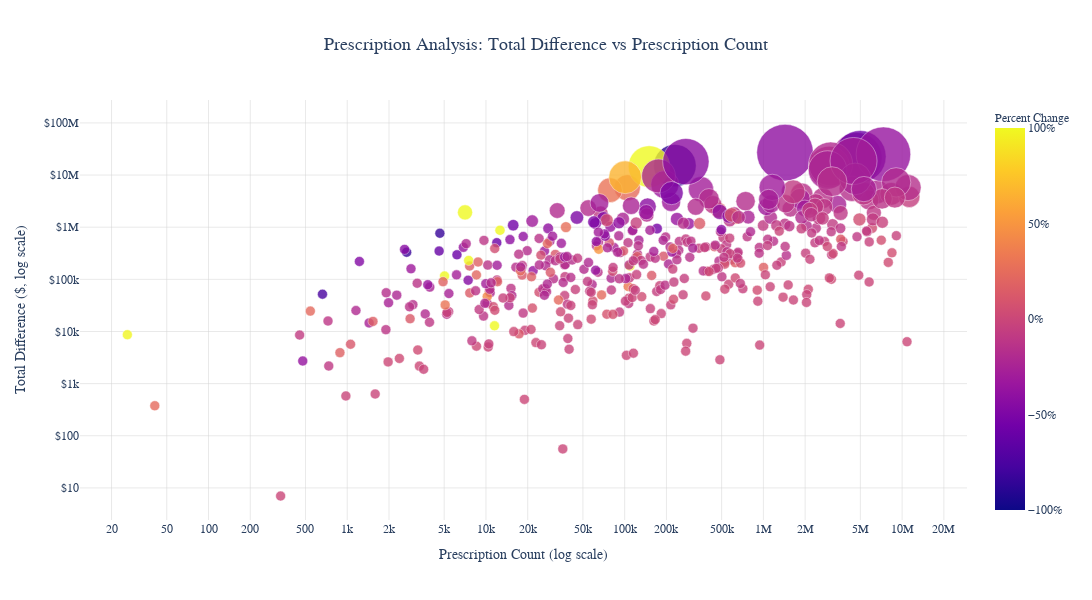

Here is the notebook cell this chart was saved with:
### Code cell
date_id = 120
state_filter = 'XX'  # Example state filter, replace with actual state code if needed
df = fetch_data(date_id, 'XX', 'product_group').collect()

def scatter_plot(df):
    fig = px.scatter(
        df,
        x='rx_count',
        y='total_diff_abs',
        size='total_diff_abs',
        color='percent_change',
        title='Prescription Analysis: Total Difference vs Prescription Count',
        log_x=True,
        log_y=True,
        size_max=40,
    )

    # Custom hovertemplate
    hovertemplate = (
        "<b>Product:</b> %{customdata[0]}<br>"
        "<b>Classification:</b> %{customdata[1]}<br>"
        "<b>Avg Unit Change:</b> %{customdata[2]:$.2f}<br>"
        "<b>Avg New NADAC:</b> %{customdata[3]:$.2f}<br>"
        "<b>Avg Old NADAC:</b> %{customdata[4]:$.2f}<br>"
        "<b>Total Diff:</b> %{customdata[5]:$,.0f}<br>"
        "<b>Avg Diff Per Rx:</b> %{customdata[6]:$.2f}<br>"
        "<b>Rx Count:</b> %{customdata[7]:,.0f}<br>"
        "<b>Units:</b> %{customdata[8]:,.0f}<br>"
        "<b>Avg Percent Change:</b> %{customdata[9]:.1%}<br>"
        "<extra></extra>"
    )

    # Prepare customdata for hovertemplate
    fig.update_traces(
        customdata=df[[
            'product_group',
            'classification',
            'avg_unit_change',
            'avg_new_nadac',
            'avg_old_nadac',
            'total_diff',
            'diff_per_rx',
            'rx_count',
            'units',
            'percent_change'
        ]].to_numpy(),
        hovertemplate=hovertemplate,
        marker={
            'sizemin': 5,
            'line': {'width': 0.5, 'color': 'white'},
            'opacity': 0.8
        },
    )

    fig.update_layout(
        title={
            'text': 'Prescription Analysis: Total Difference vs Prescription Count',
            'x': 0.5,
            'xanchor': 'center',
            'font': {'size': 18, 'family': 'Arial, sans-serif'}
        },
        xaxis={
            'title': {'text': 'Prescription Count (log scale)', 'font': {'size': 14}},
            'tickformat': '~s',
            'gridcolor': 'lightgray',
            'gridwidth': 0.5
        },
        yaxis={
            'title': {'text': 'Total Difference ($, log scale)', 'font': {'size': 14}},
            'tickformat': '$~s',
            'gridcolor': 'lightgray',
            'gridwidth': 0.5
        },
        coloraxis_colorbar={
            'title': {'text': 'Percent Change', 'font': {'size': 12}},
            'tickformat': '.0%',
        },
        coloraxis={
            'cmin': -1,
            'cmax': 1,
            'colorbar': {
                'title': {'text': 'Percent Change', 'font': {'size': 12}},
                'tickformat': '.0%',
            }
        },
        # coloraxis_colorbar={
        #     'title': {'text': 'Total Difference ($)', 'font': {'size': 12}},
        #     'tickformat': '$~s'
        # },
        plot_bgcolor='white',
        paper_bgcolor='white',
        font={'family': 'Arial, sans-serif', 'size': 12},
        margin={'l': 80, 'r': 80, 't': 100, 'b': 80},
        width=1200,
        height=600
    )

    return fig

scatter_plot(df)

### Figure 1 — Plotly figure (JSON) as saved in the notebook; plotly's stock layout.template omitted (floating-point values rounded to 4 significant figures; data arrays with more than 128 entries replaced by an {"elided": "..."} marker saying what was removed)
{"data": [{"customdata": {"elided": "446x10 mixed values"}, "hovertemplate": "<b>Product:</b> %{customdata[0]}<br><b>Classification:</b> %{customdata[1]}<br><b>Avg Unit Change:</b> %{customdata[2]:$.2f}<br><b>Avg New NADAC:</b> %{customdata[3]:$.2f}<br><b>Avg Old NADAC:</b> %{customdata[4]:$.2f}<br><b>Total Diff:</b> %{customdata[5]:$.0f}<br><b>Avg Diff Per Rx:</b> %{customdata[6]:$.2f}<br><b>Rx Count:</b> %{customdata[7]:,.0f}<br><b>Units:</b> %{customdata[8]:,.0f}<br><b>Avg Percent Change:</b> %{customdata[9]:.1%}<br><extra></extra>", "legendgroup": "", "marker": {"color": {"elided": "446 float values"}, "coloraxis": "coloraxis", "line": {"color": "white", "width": 0.5}, "opacity": 0.8, "size": {"elided": "446 int values"}, "sizemin": 5, "sizemode": "area", "sizeref": 16840.0, "symbol": "circle"}, "mode": "markers", "name": "", "orientation": "v", "showlegend": false, "type": "scatter", "x": {"elided": "446 float values"}, "xaxis": "x", "y": {"elided": "446 int values"}, "yaxis": "y"}], "layout": {"coloraxis": {"cmax": 1, "cmin": -1, "colorbar": {"tickformat": ".0%", "title": {"font": {"size": 12}, "text": "Percent Change"}}, "colorscale": [[0, "#0d0887"], [0.1111, "#46039f"], [0.2222, "#7201a8"], [0.3333, "#9c179e"], [0.4444, "#bd3786"], [0.5556, "#d8576b"], [0.6667, "#ed7953"], [0.7778, "#fb9f3a"], [0.8889, "#fdca26"], [1, "#f0f921"]]}, "font": {"family": "Arial, sans-serif", "size": 12}, "height": 600, "legend": {"itemsizing": "constant", "tracegroupgap": 0}, "margin": {"b": 80, "l": 80, "r": 80, "t": 100}, "paper_bgcolor": "white", "plot_bgcolor": "white", "title": {"font": {"family": "Arial, sans-serif", "size": 18}, "text": "Prescription Analysis: Total Difference vs Prescription Count", "x": 0.5, "xanchor": "center"}, "width": 1200, "xaxis": {"anchor": "y", "domain": [0, 1], "gridcolor": "lightgray", "gridwidth": 0.5, "tickformat": "~s", "title": {"font": {"size": 14}, "text": "Prescription Count (log scale)"}, "type": "log"}, "yaxis": {"anchor": "x", "domain": [0, 1], "gridcolor": "lightgray", "gridwidth": 0.5, "tickformat": "$~s", "title": {"font": {"size": 14}, "text": "Total Difference ($, log scale)"}, "type": "log"}}}
